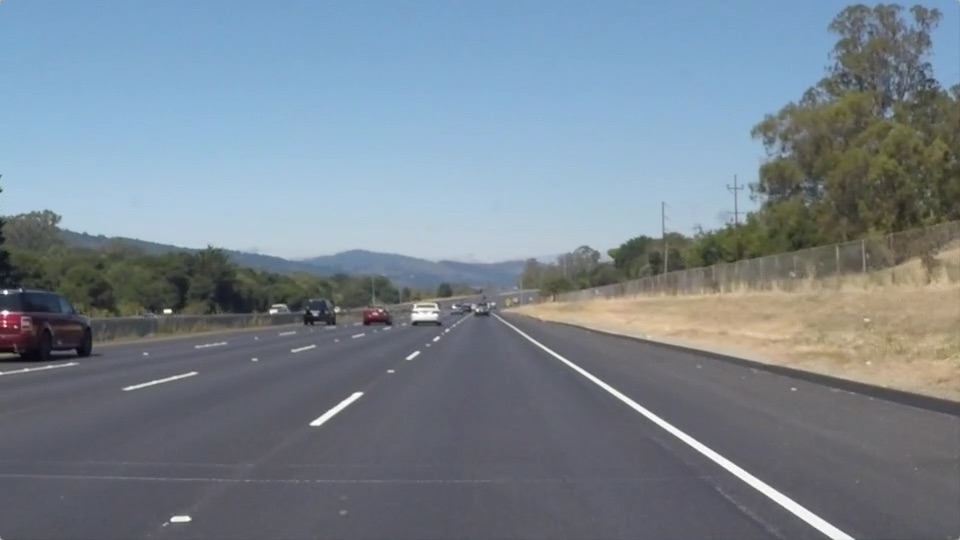
#> input picture img/solidWhiteRight.jpg, 960 x 540 px
$ python -i drive.py   (imports and definitions only)
#> lines starting #> are read from the running program, lines starting #| are printed output that depends on the picture; after the words box and inside, x2 and y2 are one past the last pixel; in counts of white or black regions, pixels touching at a corner belong together
#> further down, picture is the input picture: shape (540, 960, 3); mean B, G, R 143.7, 132.6, 120.3
import numpy as np
from PIL import ImageGrad
import cv2
import pyautogui
from directkeys import PressKey, W, A, S, D


def delay():
    for i in list(range(4))[::-1]:
        print(i+1)
        time.sleep(1)

def main():
    delay()
    last_time=time.time()
    while(True):
        PressKey(W)
        printscreen=np.array(ImageGrab.grab(bbox=(0,40,800,640)))
        print('lop took{}seconds'.format(time.time()-last_time))
        last_time=time.time()
        newScreen=edgesDetection(printscreen)
        cv2.imshow('window', newScreen)
        #cv2.imshow('window',cv2,cvtColor(newScreen,cv2.COLOR_BGR2RGB))
        if cv2.waitKey(25) & 0xff==ord('q'):
             cv2.destroyAllWindows()
             break


def draw_lines(img,lines):
    for line in lines:
        coords = line[0]
        cv2.line(img, (coords[0], coords[1]), (coords[2], coords[3]), [255,255,255], 3)

def edgesDetection(image):
    original_image=image
    processed_img=cv2.cvtColor(image,cv2.COLOR_BGR2RGB)
    processed_img=cv2.Canny(processed_img,threshold1=200,threshold2=300)
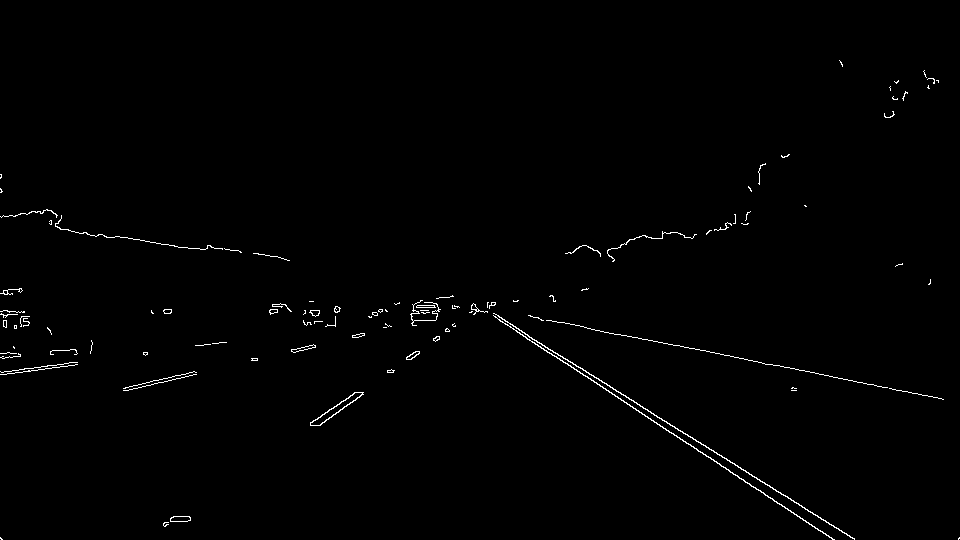
#> processed_img: shape (540, 960); 0.78% white in thin lines or dots, all inside (x1, y1, x2, y2) = (0, 60, 960, 540)

    vertices = np.array([[10,500],[10,300],[300,200],[500,200],[800,300],[800,500]], np.int32)
    processed_img = cv2.GaussianBlur(processed_img,(5,5),0)
    processed_img = roi(processed_img, [vertices])
    # more info: http://docs.opencv.org/3.0-beta/doc/py_tutorials/py_imgproc/py_houghlines/py_houghlines.html
    #                          edges       rho   theta   thresh         # min length, max gap:
    lines = cv2.HoughLinesP(processed_img,1,np.pi/180,180,20,15)
    draw_lines(processed_img,lines)
    return processed_img


def roi(img, vertices):
    #blank mask:
    mask = np.zeros_like(img)
    # fill the mask
    cv2.fillPoly(mask, vertices, 255)
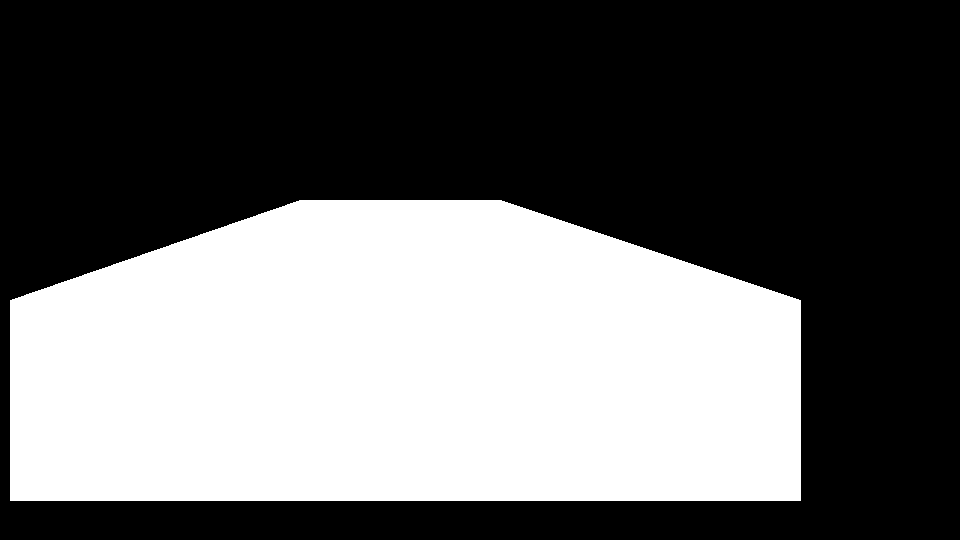
#> mask: shape (540, 960); 40.2% white; 1 white region, box (x1, y1, x2, y2) and area: (10, 200, 801, 501) 208491
    # now only show the area that is the mask
    masked = cv2.bitwise_and(img, mask)
    return masked


# [6 lines not run here, left out]
    #edgesDetection(image)

>>> import cv2
>>> picture = cv2.imread('img/solidWhiteRight.jpg')
>>> result = edgesDetection(picture)
#> in edgesDetection, `lines = cv2.HoughLinesP(processed_img,1,np.pi/180,180,20,15)`: lines = 37 rows, first 6: [496, 311, 531, 334], [491, 313, 790, 500], [491, 315, 787, 500], [485, 307, 794, 500], [491, 317, 773, 500], [546, 318, 800, 372]
#> the loop in draw_lines, `for line in lines:` made 37 passes
#> coords on passes 1 to 12: [496, 311, 531, 334], [491, 313, 790, 500], [491, 315, 787, 500], [485, 307, 794, 500], [491, 317, 773, 500], [546, 318, 800, 372], [527, 332, 796, 500], [624, 333, 800, 370], [526, 315, 775, 367], [470, 302, 489, 314], [529, 340, 776, 500], [569, 365, 777, 500]
#> after the loop in draw_lines, `for line in lines:`:
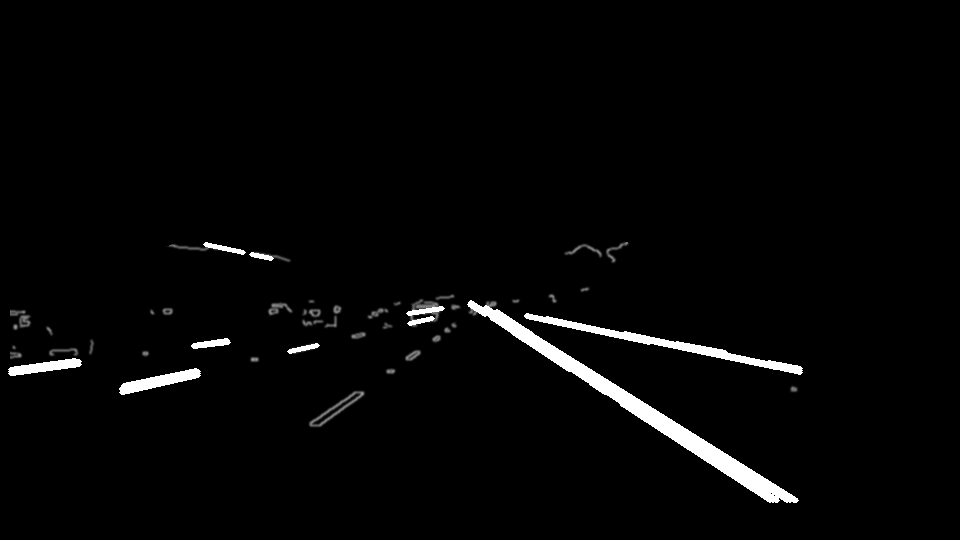
#> img: shape (540, 960); min 0, max 255, mean 5.7

$ run again, on img/building.jpg
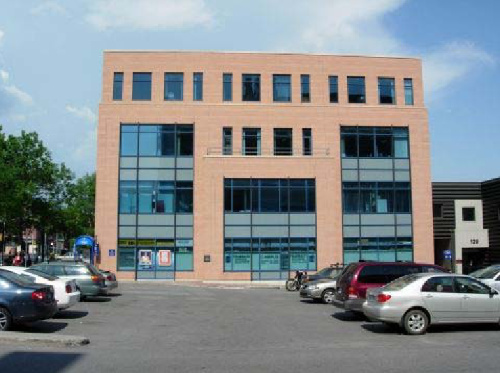
#> input picture img/building.jpg, 500 x 373 px
#> picture is the input picture: shape (373, 500, 3); mean B, G, R 139.3, 136.4, 129.4
#> in edgesDetection, `processed_img=cv2.Canny(processed_img,threshold1=200,threshold2=300)`:
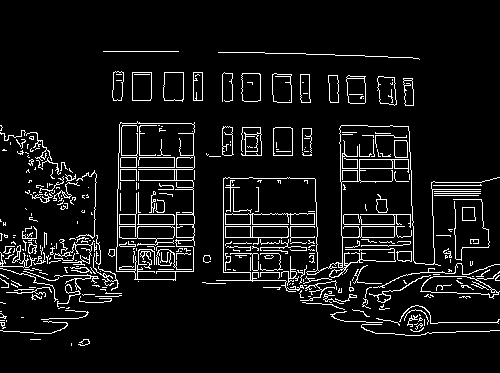
#> processed_img: shape (373, 500); 7.2% white in thin lines or dots, all inside (x1, y1, x2, y2) = (0, 51, 500, 346)
#> mask: shape (373, 500); 37.7% white; 1 white region, box (x1, y1, x2, y2) and area: (10, 200, 500, 373) 70220
#> lines = 198 rows, first 6: [73, 278, 119, 279], [214, 280, 340, 278], [348, 281, 397, 281], [93, 271, 195, 273], [200, 282, 227, 283], [92, 287, 120, 281]
#> the loop in draw_lines, `for line in lines:` made 198 passes
#> after the loop in draw_lines, `for line in lines:`:
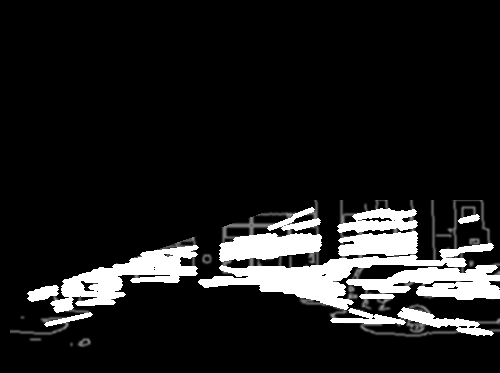
#> img: shape (373, 500); min 0, max 255, mean 29.6
